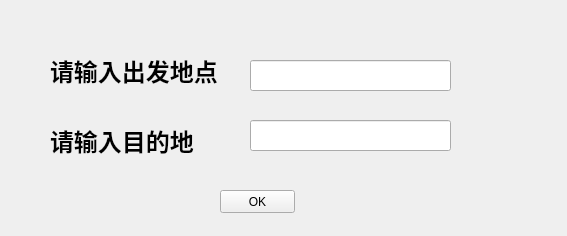
<?xml version="1.0" encoding="UTF-8"?>
<ui version="4.0">
 <class>user_ticket_choose</class>
 <widget class="QWidget" name="user_ticket_choose">
  <property name="geometry">
   <rect>
    <x>0</x>
    <y>0</y>
    <width>567</width>
    <height>236</height>
   </rect>
  </property>
  <property name="windowTitle">
   <string>选择订购的航班</string>
  </property>
  <widget class="QLabel" name="label">
   <property name="geometry">
    <rect>
     <x>50</x>
     <y>50</y>
     <width>181</width>
     <height>41</height>
    </rect>
   </property>
   <property name="font">
    <font>
     <family>Agency FB</family>
     <pointsize>18</pointsize>
     <weight>75</weight>
     <bold>true</bold>
    </font>
   </property>
   <property name="text">
    <string>请输入出发地点</string>
   </property>
  </widget>
  <widget class="QLabel" name="label_2">
   <property name="geometry">
    <rect>
     <x>50</x>
     <y>120</y>
     <width>181</width>
     <height>41</height>
    </rect>
   </property>
   <property name="font">
    <font>
     <family>Agency FB</family>
     <pointsize>18</pointsize>
     <weight>75</weight>
     <bold>true</bold>
    </font>
   </property>
   <property name="text">
    <string>请输入目的地</string>
   </property>
  </widget>
  <widget class="QPushButton" name="pushButton">
   <property name="geometry">
    <rect>
     <x>220</x>
     <y>190</y>
     <width>75</width>
     <height>23</height>
    </rect>
   </property>
   <property name="text">
    <string>OK</string>
   </property>
  </widget>
  <widget class="QLineEdit" name="go">
   <property name="geometry">
    <rect>
     <x>250</x>
     <y>60</y>
     <width>201</width>
     <height>31</height>
    </rect>
   </property>
  </widget>
  <widget class="QLineEdit" name="purpose">
   <property name="geometry">
    <rect>
     <x>250</x>
     <y>120</y>
     <width>201</width>
     <height>31</height>
    </rect>
   </property>
  </widget>
 </widget>
 <resources/>
 <connections/>
</ui>
